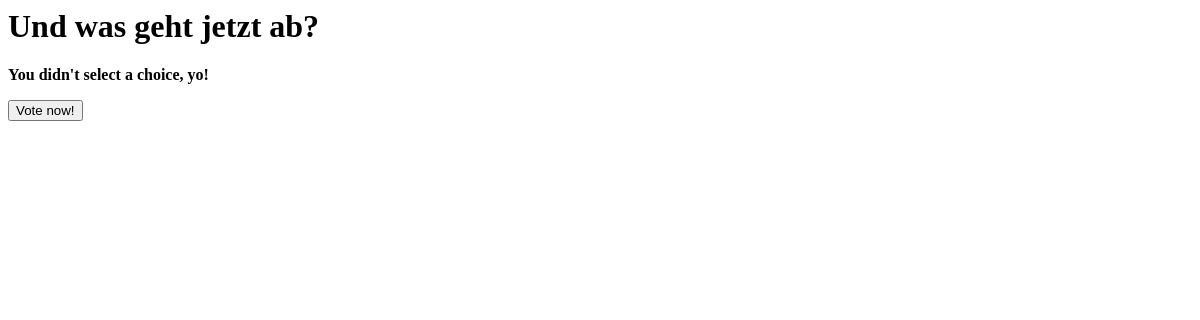
The app's page /polls/2/vote/, older data.
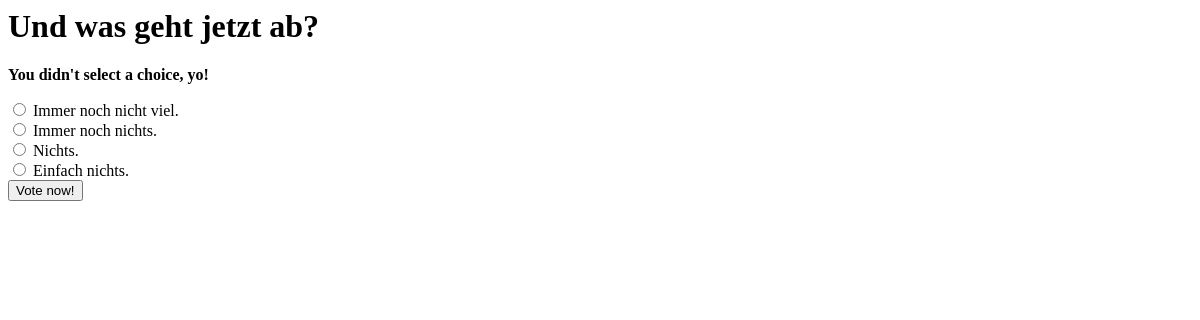
The same page, newer data.
### polls/models.py (models this page shows, shortened)
class Choicex(models.Model):
	question = models.ForeignKey(Question, on_delete=models.CASCADE)
	choice_text = models.CharField(max_length=200)
	votes = models.IntegerField(default=0)

### polls/views.py (the view)
# urls.py: url(r'^(?P<question_id>[0-9]+)/vote/$', views.vote, name='vote'),
def vote(request, question_id):
	question = get_object_or_404(Question, pk=question_id)
	try:
		selected_choice = question.choicex_set.get(pk=request.POST['choice'])
	except (KeyError, Choicex.DoesNotExist):
		return render(request, 'polls/detail.html', {
			'question': question,
			'error_message': "You didn't select a choice, yo!",
			})
	else:
		selected_choice.votes += 1
		selected_choice.save()
		return HttpResponseRedirect(reverse('polls:results', args=(question.id,)))

### polls/templates/polls/detail.html (shortened to what this page needs)
<h1>{{ question.question_text }}</h1>
{% if error_message %}<p><strong>{{ error_message }}</strong></p>{% endif %}
<form action="{% url 'polls:vote' question.id %}" method="post">
{% for choice in question.choicex_set.all %}
	<input type="radio" name="choice" id="choice{{ forloop.counter }}" value="{{ choice.id }}"></input>
	<label for="choice {{ forloop.counter }}">{{ choice.choice_text }}</label><br />
{% endfor %}
<input type="submit" value="Vote now!"></input>
</form>

Row changes from the older to the newer data that the page shows:
added Choicex: choice_text "Immer noch nicht viel."
added Choicex: choice_text "Immer noch nichts."
added Choicex: choice_text "Nichts."
added Choicex: choice_text "Einfach nichts."
